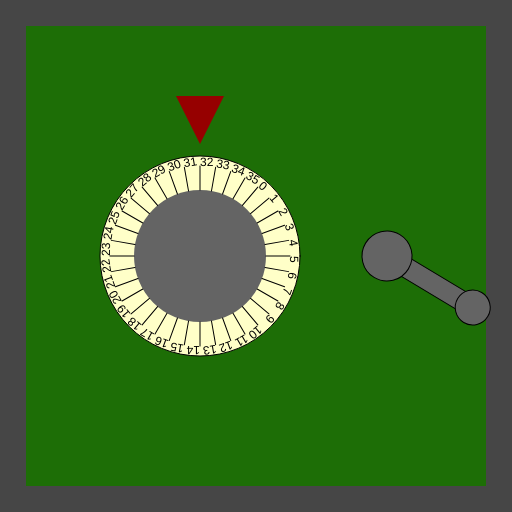
Frame 1 (no input)
Frame 60 (no input): identical to frame 1, image omitted
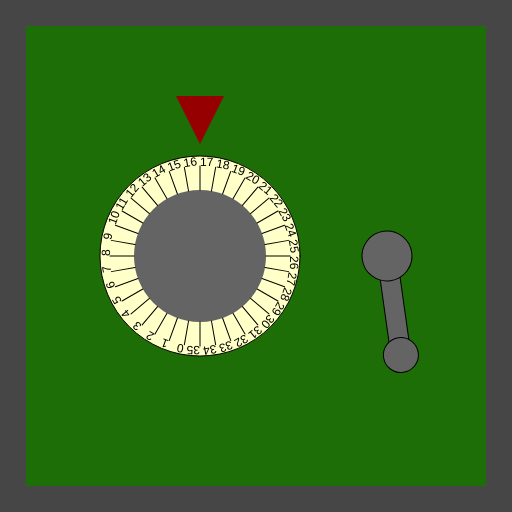
Frame 120 (the mouse pressed at the canvas centre since frame 60)

The p5.js sketch that drew these frames (run headless with seeded random() and noise() and a simulated clock; from frame 60 on, the mouse is pressed at the canvas centre):

// p5.js sketch
// ── sketch.js
/*

Officer: 7315287
CaseNum: 303-0-76386931-7315287

Case 303 - The Case of the Crooked Attorney
Stage 1 - Torvalds' Office

District Attorney Torvalds is well respected in Console City as an upstanding citizen and
enforcer of the law. Of course he’s as crooked as they come. I’ve had enough of having our
hard work at Sleuth and Co undermined by his bribes and back-payments. Let’s take take this
sucker down. I happen to know that Torvalds keeps his incriminating documents spread amongst
several safes in town. I’ll need you to bend the rules a little by breaking into them and
retrieving the incriminating evidence.

The first safe is in Torvald’s office. Crack it by doing the following:

	Whilst the mouse is moving:
	- Make RestrictedVaultCombination_0 equal to 32 = done

	When any key is released:
	- Make RestrictedVaultCombination_0 equal to 4 done

	When the mouse button is released:
	- Make RestrictedVaultCombination_0 equal to 9 done

	When the mouse button is pressed:
	- Make RestrictedVaultCombination_0 equal to 17 done 

	Whilst the mouse is moving:
	- Make RestrictedVaultCombination_1 equal to 59 done

	Whilst the mouse is being dragged:
	- Make RestrictedVaultCombination_1 equal to 34 done

	When any key is pressed:
	- Make RestrictedVaultCombination_1 equal to 63 done

	When the mouse button is pressed:
	- Make RestrictedVaultCombination_1 equal to 8



There are many possible ways of investigating this case, but you
should use ONLY the following commands:

	- The assignment operator aka. the equals sign !

*/

//declare the variables

var RestrictedVaultCombination_0;
var RestrictedVaultCombination_1;


function preload()
{
	//IMAGES WILL BE LOADED HERE

}

function setup()
{
	createCanvas(512,512);

	//initialise the variables
	RestrictedVaultCombination_0 = 0;
	RestrictedVaultCombination_1 = 0;

}

///////////////////EVENT HANDLERS///////////////////

//Add your code to these events to open the safe ...

function mouseMoved()
{
	console.log("mouseMoved", mouseX, mouseY);
	// Whilst the mouse is moving:
	// - Make RestrictedVaultCombination_0 equal to 32
	RestrictedVaultCombination_0 = 32; 
	RestrictedVaultCombination_1 = 59;
}

function mouseDragged()
{
	console.log("mouseDragged", mouseX, mouseY);
	// Whilst the mouse is being dragged:
	// - Make RestrictedVaultCombination_1 equal to 34
	RestrictedVaultCombination_1 = 34;
}

function mousePressed()
{
	console.log("mousePressed");
	// When the mouse button is pressed:
	// - Make RestrictedVaultCombination_0 equal to 17
	// When the mouse button is pressed:
	// - Make RestrictedVaultCombination_1 equal to 8
	RestrictedVaultCombination_0 = 17;
	RestrictedVaultCombination_1 = 8;
}

function mouseReleased()
{
	console.log("mouseReleased");
	// When the mouse button is released:
	// - Make RestrictedVaultCombination_0 equal to 9
	RestrictedVaultCombination_0 = 9;

}

function keyPressed()
{
	console.log("keyPressed", key);
	// When any key is pressed:
	// - Make RestrictedVaultCombination_1 equal to 63
	RestrictedVaultCombination_1 = 63;

}

function keyReleased()
{
	console.log("keyReleased", key);
	RestrictedVaultCombination_0 = 4; 
}

///////////////DO NOT CHANGE CODE BELOW THIS POINT///////////////////

function draw()
{


	//Draw the safe door
	background(70);
	noStroke();
	fill(29,110,6);
	rect(26,26,width-52,width-52);

	//Draw the combination dial
	push();
	translate(200,height/2);
	drawDial(200, RestrictedVaultCombination_0, 36);
	pop();

	//Draw the lever
	push();
	translate(width - 125,256);
	drawLever(RestrictedVaultCombination_1);
	pop();

}

function drawDial(diameter,num,maxNum)
{
	//the combination lock

	var r = diameter * 0.5;
	var p = r * 0.6;

	stroke(0);
	fill(255,255,200);
	ellipse(0,0,diameter,diameter);
	fill(100);
	noStroke();
	ellipse(0,0,diameter*0.66,diameter*0.66);
	fill(150,0,0);
	triangle(
		-p * 0.4,-r-p,
		p * 0.4,-r-p,
		0,-r-p/5
	);

	noStroke();

	push();
	var inc = 360/maxNum;

	rotate(radians(-num * inc));
	for(var i = 0; i < maxNum; i++)
	{
		push();
		rotate(radians(i * inc));
		stroke(0);
		line(0,-r*0.66,0,-(r-10));
		noStroke();
		fill(0);
		text(i,0,-(r-10));
		pop();
	}

	pop();
}

function drawLever(rot)
{
	push();
	rotate(radians(-rot))
	stroke(0);
	fill(100);
	rect(-10,0,20,100);
	ellipse(0,0,50,50);
	ellipse(0,100,35,35);
	pop();
}
